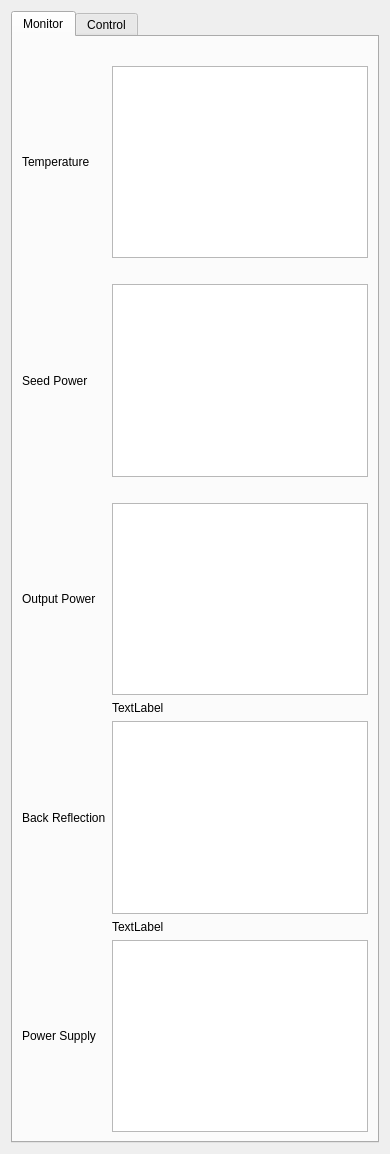
                  <widget class="QWidget" name="tab_22">
                   <attribute name="title">
                    <string>NuAMP</string>
                   </attribute>
                   <layout class="QGridLayout" name="gridLayout_13">
                    <item row="6" column="1">
                     <widget class="QTabWidget" name="tabWidget_17">
                      <property name="currentIndex">
                       <number>0</number>
                      </property>
                      <widget class="QWidget" name="tab_45">
                       <attribute name="title">
                        <string>Monitor</string>
                       </attribute>
                       <layout class="QGridLayout" name="gridLayout_36">
                        <item row="5" column="1">
                         <widget class="QGraphicsView" name="graphicsView_28"/>
                        </item>
                        <item row="5" column="0">
                         <widget class="QLabel" name="label_34">
                          <property name="text">
                           <string>Output Power</string>
                          </property>
                         </widget>
                        </item>
                        <item row="3" column="1">
                         <widget class="QGraphicsView" name="graphicsView_11"/>
                        </item>
                        <item row="7" column="1">
                         <widget class="QGraphicsView" name="graphicsView_29"/>
                        </item>
                        <item row="9" column="0">
                         <widget class="QLabel" name="label_11">
                          <property name="text">
                           <string>Power Supply</string>
                          </property>
                         </widget>
                        </item>
                        <item row="3" column="0">
                         <widget class="QLabel" name="label_27">
                          <property name="text">
                           <string>Seed Power</string>
                          </property>
                         </widget>
                        </item>
                        <item row="7" column="0">
                         <widget class="QLabel" name="label_35">
                          <property name="text">
                           <string>Back Reflection</string>
                          </property>
                         </widget>
                        </item>
                        <item row="9" column="1">
                         <widget class="QGraphicsView" name="graphicsView_9"/>
                        </item>
                        <item row="1" column="0">
                         <widget class="QLabel" name="label_12">
                          <property name="text">
                           <string>Temperature</string>
                          </property>
                         </widget>
                        </item>
                        <item row="1" column="1">
                         <widget class="QGraphicsView" name="graphicsView_10"/>
                        </item>
                        <item row="0" column="1">
                         <widget class="QLabel" name="label_16">
                          <property name="text">
                           <string>&lt;temp&gt;</string>
                          </property>
                         </widget>
                        </item>
                        <item row="4" column="1">
                         <widget class="QLabel" name="label_131">
                          <property name="text">
                           <string>&lt;output&gt;</string>
                          </property>
                         </widget>
                        </item>
                        <item row="2" column="1">
                         <widget class="QLabel" name="label_130">
                          <property name="text">
                           <string>&lt;seed&gt;</string>
                          </property>
                         </widget>
                        </item>
                        <item row="6" column="1">
                         <widget class="QLabel" name="label_132">
                          <property name="text">
                           <string>TextLabel</string>
                          </property>
                         </widget>
                        </item>
                        <item row="8" column="1">
                         <widget class="QLabel" name="label_133">
                          <property name="text">
                           <string>TextLabel</string>
                          </property>
                         </widget>
                        </item>
                       </layout>
                      </widget>
                      <widget class="QWidget" name="tab_46">
                       <attribute name="title">
                        <string>Control</string>
                       </attribute>
                      </widget>
                     </widget>
                    </item>
                   </layout>
                  </widget>
